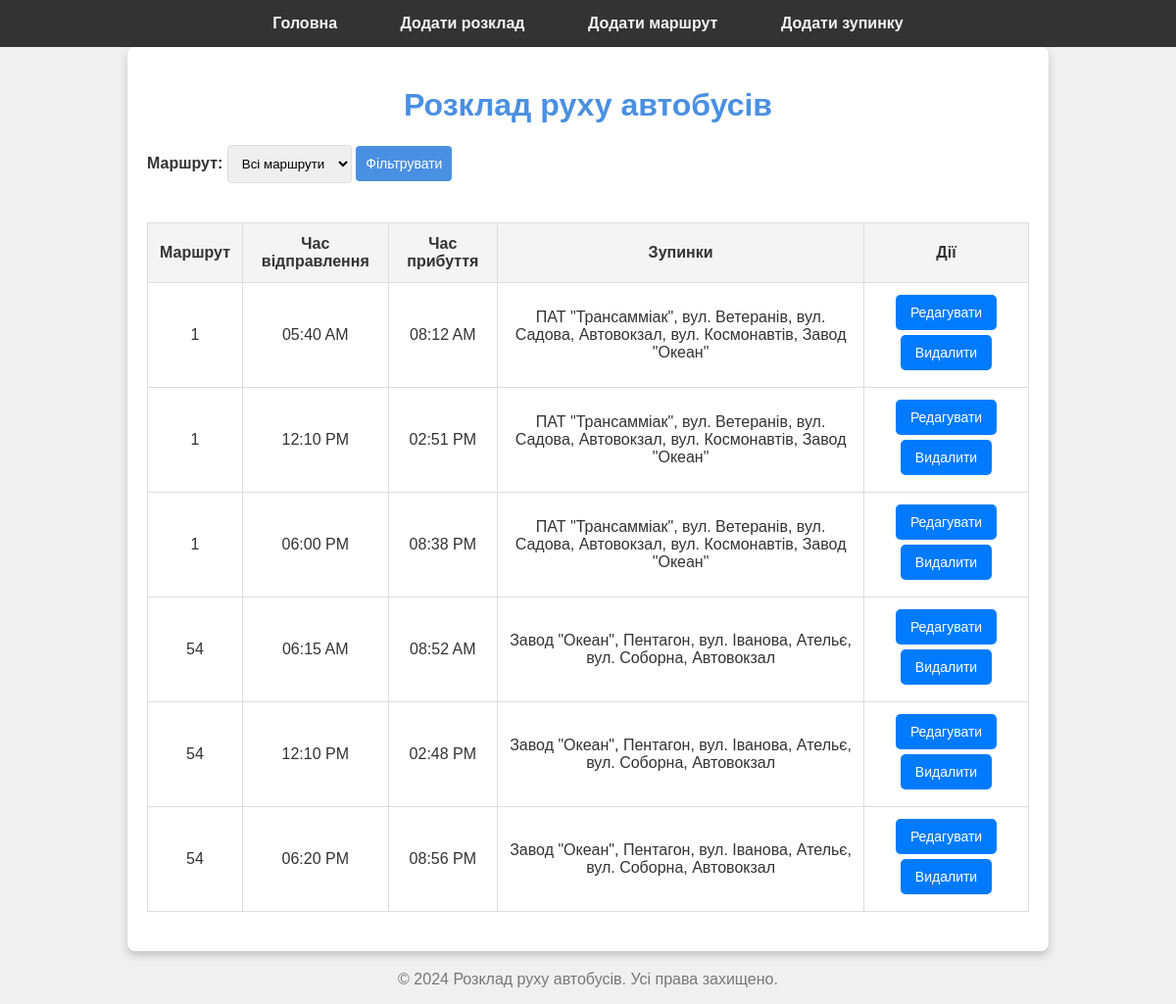
The page / on the database its author committed.
### schedule/models.py (models this page shows, shortened)
class Schedule(models.Model):
    route = models.ForeignKey(Route, on_delete=models.CASCADE)
    departure_time = models.TimeField()
    arrival_time = models.TimeField()
    stops = models.ManyToManyField(Stop)

class Route(models.Model):
    number = models.CharField(max_length=100)
    def __str__(self):
        return self.number

class Stop(models.Model):
    location = models.CharField(max_length=100)
    def __str__(self):
        return self.location

### schedule/views.py (the view)
# urls.py: path('', schedule_list, name='schedule_list'),
def schedule_list(request):
    schedules = Schedule.objects.all()
    stops = Stop.objects.all()
    route_filter = request.GET.get('route')
    if route_filter:
        schedules = schedules.filter(route__id=route_filter)
    routes = Route.objects.all()
    return render(request, 'schedule/schedule_list.html', {'schedules': schedules, 'routes': routes, 'stops': stops})

### schedule/templates/schedule/schedule_list.html (shortened to what this page needs)
{% extends 'base.html' %}
{% block content %}
<div class="container">
    <h1>Розклад руху автобусів</h1>
    <form method="GET" class="filters">
        <div>
            <label for="route">Маршрут:</label>
            <select name="route" id="route">
                <option value="">Всі маршрути</option>
            </select>
            <button type="submit">Фільтрувати</button>
        </div>
    </form>
    <table>
        <thead>
            <tr>
                <th>Маршрут</th>
                <th>Час відправлення</th>
                <th>Час прибуття</th>
                <th>Зупинки</th>
                <th>Дії</th>
            </tr>
        </thead>
        <tbody>
            {% for schedule in schedules %}
                <tr>
                    <td>{{ schedule.route }}</td>
                    <td>{{ schedule.departure_time|time:"h:i A" }}</td>
                    <td>{{ schedule.arrival_time|time:"h:i A" }}</td>
                    <td>
                        {% if schedule.stops.all %}
                            {{ schedule.stops.all|join:", " }}
                        {% else %}
                            Немає зупинок
                        {% endif %}
                    </td>
                    <td>
                        <form action="{% url 'edit_schedule' schedule.id %}" method="get" style="display:inline;">
                            <button type="submit" class="edit">Редагувати</button>
                        </form>
                        <form action="{% url 'delete_schedule' schedule.id %}" method="post" style="display:inline;">
                            <button type="submit" class="delete">Видалити</button>
                        </form>
                    </td>
                </tr>
            {% endfor %}
        </tbody>
    </table>
</div>
{% endblock %}

### templates/base.html (shortened to what this page needs)
<!DOCTYPE html>
<html lang="uk">
<head>
    {% load static %}
    <link rel="stylesheet" type="text/css" href="{% static 'schedule/styles/styles.css' %}">
</head>
<body>
    <header>
        <nav class="navbar">
            <a href="{% url 'schedule_list' %}">Головна</a>
            <a href="{% url 'add_schedule' %}">Додати розклад</a>
            <a href="{% url 'add_route' %}">Додати маршрут</a>
            <a href="{% url 'add_stop' %}" >Додати зупинку</a>
        </nav>
    </header>
    <main>
        {% block content %}
        {% endblock %}
    </main>
    <footer>
        <p>&copy; 2024 Розклад руху автобусів. Усі права захищено.</p>
    </footer>
</body>
</html>

### schedule/static/schedule/styles/styles.css (style rules this page uses)
body { font-family: 'Arial', sans-serif; background-color: #f0f0f0; color: #333; margin: 0; padding: 0; }
.container { width: 80%; margin: 20px auto; background: white; border-radius: 8px; box-shadow: 0 4px 8px rgba(0, 0, 0, 0.2); padding: 20px; }
h1, h2 { text-align: center; color: #4a90e2; }
form { display: flex; flex-direction: column; }
label { margin: 10px 0 5px; font-weight: bold; }
input[type="text"], input[type="time"], select { padding: 10px; margin-bottom: 20px; border: 1px solid #ddd; border-radius: 4px; transition: border-color 0.3s; }
button { padding: 10px; background-color: #4a90e2; border: none; color: white; font-size: 14px; border-radius: 4px; cursor: pointer; transition: background-color 0.3s; }
.navbar { background-color: #333; padding: 15px 20px; text-align: center; }
.navbar a { color: #f4f4f4; text-decoration: none; padding: 12px 20px; font-weight: bold; margin: 0 10px; transition: background-color 0.3s, color 0.3s; }
footer { text-align: center; margin-top: 20px; color: #777; }
a { color: #4a90e2; text-decoration: none; transition: color 0.3s; }
table { width: 100%; border-collapse: collapse; margin: 20px 0; font-size: 16px; text-align: center; }
th, td { padding: 12px; border: 1px solid #ddd; }
th { background-color: #f4f4f4; color: #333; }
button.edit, button.delete { background-color: #007bff; margin-bottom: 5px; color: white; border: none; padding: 10px 15px; border-radius: 5px; cursor: pointer; transition: background-color 0.3s; }
.container { max-width: 900px; margin: auto; padding: 20px; }
.filters { display: flex; gap: 10px; margin-bottom: 20px; }

### rows shown on the page
Schedule: route "1", departure_time "05:40 AM", arrival_time "08:12 AM", stops.all "ПАТ \"Трансамміак\", вул. Ветеранів, вул. Садова, Автовокзал, вул. Космонавтів, Завод \"Океан\""
Schedule: route "1", departure_time "12:10 PM", arrival_time "02:51 PM", stops.all "ПАТ \"Трансамміак\", вул. Ветеранів, вул. Садова, Автовокзал, вул. Космонавтів, Завод \"Океан\""
Schedule: route "1", departure_time "06:00 PM", arrival_time "08:38 PM", stops.all "ПАТ \"Трансамміак\", вул. Ветеранів, вул. Садова, Автовокзал, вул. Космонавтів, Завод \"Океан\""
Schedule: route "54", departure_time "06:15 AM", arrival_time "08:52 AM", stops.all "Завод \"Океан\", Пентагон, вул. Іванова, Ательє, вул. Соборна, Автовокзал"
Schedule: route "54", departure_time "12:10 PM", arrival_time "02:48 PM", stops.all "Завод \"Океан\", Пентагон, вул. Іванова, Ательє, вул. Соборна, Автовокзал"
Schedule: route "54", departure_time "06:20 PM", arrival_time "08:56 PM", stops.all "Завод \"Океан\", Пентагон, вул. Іванова, Ательє, вул. Соборна, Автовокзал"
